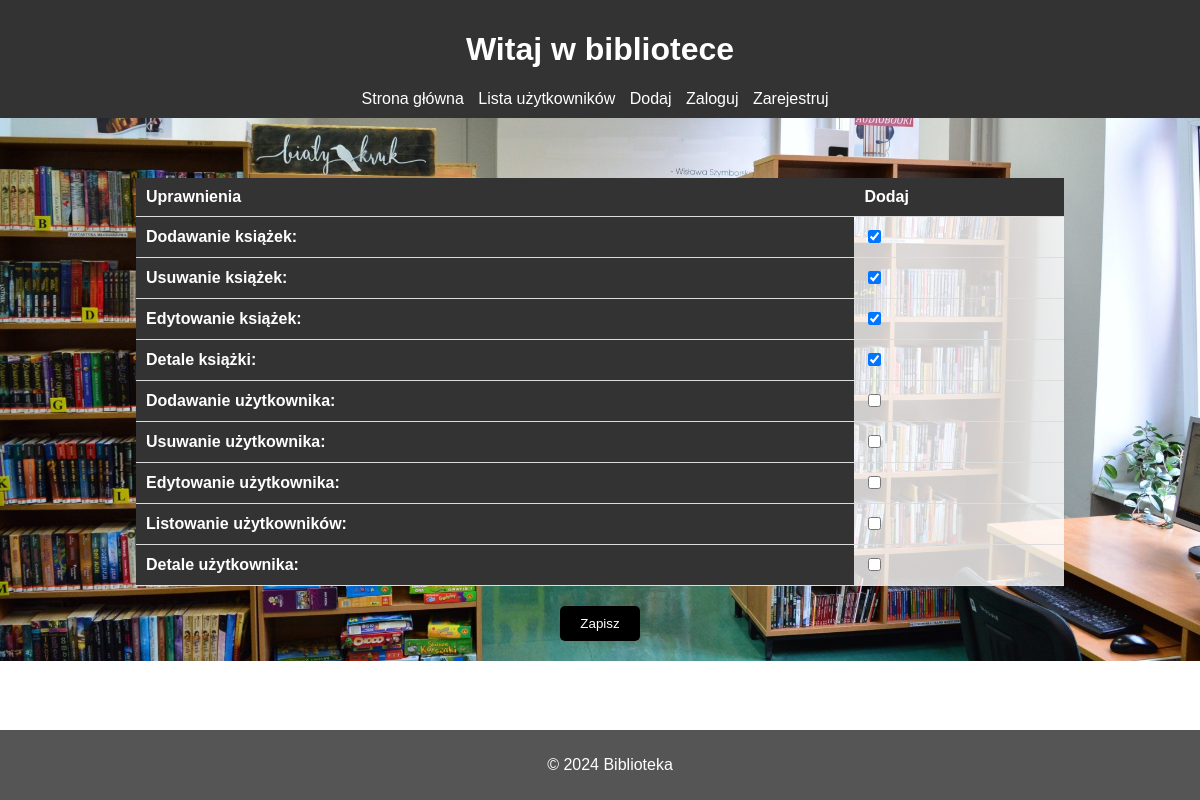
The page /permissions/20 on the database as committed earlier.
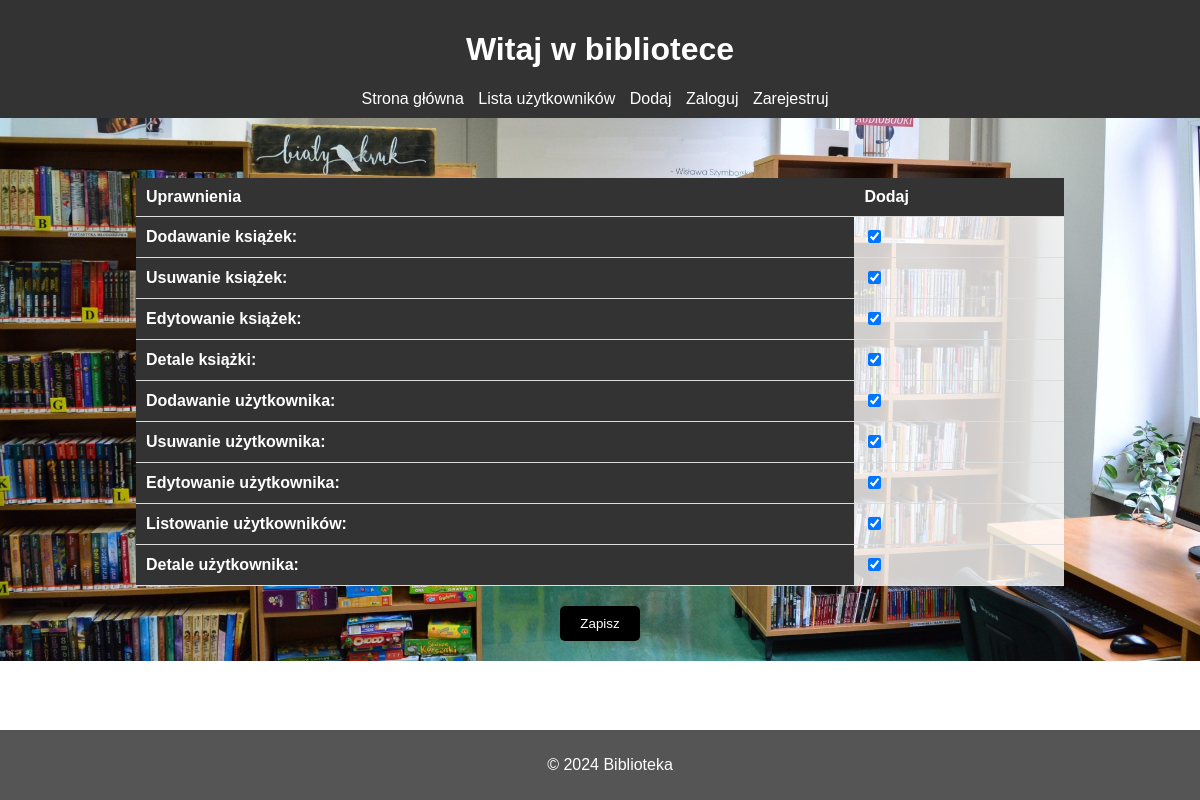
The same page on the database as committed later.
### uzytkownicy/models.py (models this page shows, shortened)
class Permissions(models.Model):
    User = models.ForeignKey(User, on_delete=models.CASCADE)
    Add_books = models.BooleanField(verbose_name="Dodawanie książek", default=False)
    Delete_books = models.BooleanField(verbose_name="Usuwanie książek", default=False)
    Edit_books = models.BooleanField(verbose_name="Edytowanie książek", default=False)
    Detail_book = models.BooleanField(verbose_name="Detale książki", default=False)
    Add_user = models.BooleanField(verbose_name="Dodawanie użytkownika", default=False)
    Delete_user = models.BooleanField(verbose_name="Usuwanie użytkownika", default=False)
    Edit_user = models.BooleanField(verbose_name="Edytowanie użytkownika", default=False)
    List_user = models.BooleanField(verbose_name="Listowanie użytkowników", default=False)
    Detail_user = models.BooleanField(verbose_name="Detale użytkownika", default=False)

### uzytkownicy/views.py (the view)
# urls.py: path('permissions/<int:pk>', views.permissions, name='permissions'),
def permissions(request, pk):
    permission = Permissions.objects.get(User=User.objects.get(id=pk))
    form = UpdatePermissions(instance=permission)
    if request.method == "POST":
        form = UpdatePermissions(request.POST, instance=permission)
        if form.is_valid():
            form.save()
            return redirect('users')
    return render(request, 'permissionsUser.html', {'form': form})

### uzytkownicy/forms.py
class UpdatePermissions(forms.ModelForm):
    class Meta:
        model = Permissions
        fields = ["Add_books",
                "Delete_books",
                "Edit_books",
                "Detail_book",
                "Add_user",
                "Delete_user",
                "Edit_user",
                "List_user",
                "Detail_user"]

### uzytkownicy/templates/permissionsUser.html (shortened to what this page needs)
{% load static %}
<!DOCTYPE html>
<html lang="en">
<head>
</head>
<body>
    <header>
        <h1>Witaj w bibliotece</h1>
        <nav>
            <ul>
                <li><a href="{% url 'home' %}">Strona główna</a></li>
                <li><a href="{% url 'users' %}">Lista użytkowników</a></li>
                <li><a href="{% url 'addUser' %}">Dodaj</a></li>
                {% if user.is_authenticated %}
                <li><a href="{% url 'logout' %}">Wyloguj</a></li>
            {% else %}
                <li><a href="{% url 'login' %}">Zaloguj</a></li>
                <li><a href="{% url 'register' %}">Zarejestruj</a></li>
            {% endif %}
            </ul>
        </nav>
    </header>
    <main>
        <table border="1">
                <form method="POST" action="">
                    <thead>
                        <table>
                        <tr>
                          <th>Uprawnienia</th>
                          <th>Dodaj </th>
                        </tr>
                    {{ form.as_table }}
                </table>
                    <input type="submit" value="Zapisz">
                    </form>
    </main>
    <footer>
        <p>&copy; 2024 Biblioteka</p>
    </footer>
</body>
</html>

Rows that differ between the two databases and show on the page:
removed Permissions: Add_books "☑", Delete_books "☑", Edit_books "☑", Detail_book "☑"
added Permissions: Add_books "☑", Delete_books "☑", Edit_books "☑", Detail_book "☑", Add_user "☑", Delete_user "☑", Edit_user "☑", List_user "☑", Detail_user "☑"
